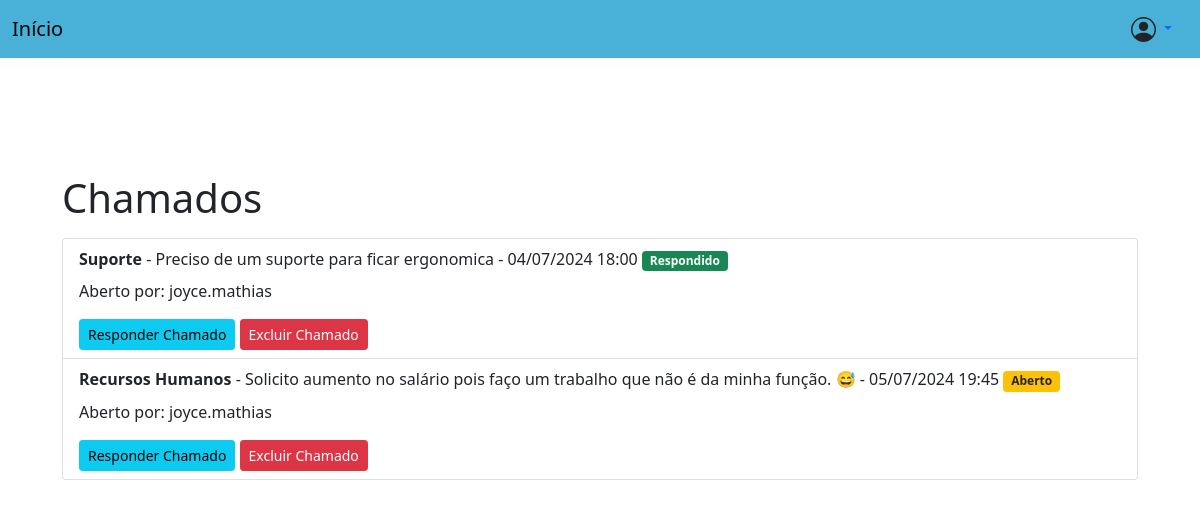
Screenshot of /tickets/ (signed in) with the database file from the repository.
### tickets/models.py (models this page shows, shortened)
class Ticket(models.Model):
    CATEGORY_CHOICES = (
        ('suporte', 'Suporte'),
        ('facilites', 'Facilites'),
        ('rh', 'Recursos Humanos'),
        ('outro', 'Outro'),
    )
    category = models.CharField(max_length=20, choices=CATEGORY_CHOICES, default='suporte')
    anydesk_id = models.CharField(max_length=50, blank=True, null=True)
    description = models.TextField()
    created_at = models.DateTimeField(auto_now_add=True)
    user = models.ForeignKey(User, on_delete=models.CASCADE)
    response = models.TextField(blank=True, null=True)
    STATUS_CHOICES = (
        ('aberto', 'Aberto'),
        ('respondido', 'Respondido'),
    )
    status = models.CharField(max_length=20, choices=STATUS_CHOICES, default='aberto')
    @property
    def opened_by(self):
        return self.user.username

### tickets/views.py (the view)
# urls.py: path('', views.ticket_list, name='ticket_list'),
@login_required
def ticket_list(request):
    user = request.user
    if user.is_staff:
        tickets = Ticket.objects.all()
    else:
        tickets = Ticket.objects.filter(user=user)
    is_admin = user.is_staff
    return render(request, 'tickets/ticket_list.html', {'tickets': tickets, 'is_admin': is_admin})

### tickets/templates/tickets/ticket_list.html (shortened to what this page needs)
{% extends 'tickets/base.html' %}
{% block content %}
<div class="container mt-5" style="padding: 20px;">
    <h1>Chamados</h1>
    <ul class="list-group mt-3">
        {% for ticket in tickets %}
        <li class="list-group-item">
            <strong>{{ ticket.get_category_display }}</strong> - {{ ticket.description }} - {{ ticket.created_at|date:"d/m/Y H:i" }}
            {% if ticket.status == 'respondido' %}
                <span class="badge bg-success">Respondido</span>
            {% elif ticket.status == 'aberto' %}
                <span class="badge bg-warning text-dark">Aberto</span>
            {% endif %}
            {% if is_admin %}
            <div class="mt-2">
                <p>Aberto por: {{ ticket.opened_by }}</p>
                <button class="btn btn-sm btn-info" data-bs-toggle="modal" data-bs-target="#modalTicket{{ ticket.id }}">Responder Chamado</button>
                <a href="{% url 'ticket_delete' ticket.id %}" class="btn btn-sm btn-danger">Excluir Chamado</a>
            </div>
            {% else %}
            {% if ticket.has_response %}
            <div class="mt-2">
                <button class="btn btn-sm btn-info" data-bs-toggle="modal" data-bs-target="#modalTicket{{ ticket.id }}">Ver Resposta</button>
            </div>
            {% endif %}
            {% endif %}
        </li>
        {% endfor %}
    </ul>
</div>
{% endblock %}

### rows the page displays
Ticket: category "Suporte", description "Preciso de um suporte para ficar ergonomica", created_at "04/07/2024 18:00", status "Respondido", opened_by "joyce.mathias"
Ticket: category "Recursos Humanos", description "Solicito aumento no salário pois faço um trabalho que não é da minha função. 😅", created_at "05/07/2024 19:45", status "Aberto", opened_by "joyce.mathias"
